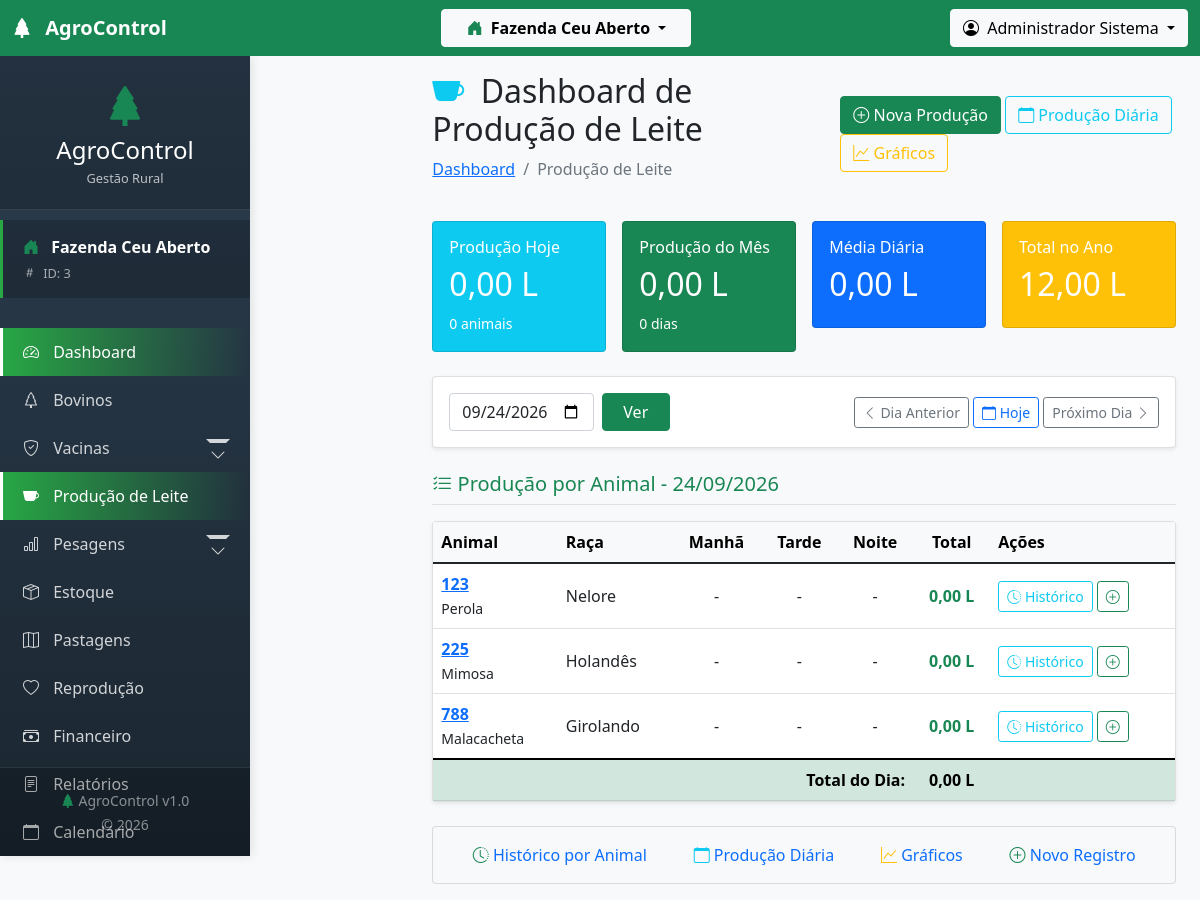
/modules/bovinos/acoes/leite/dashboard.php (signed in), run on the app's committed database.
### tables this page shows
CREATE TABLE `bovinos` (
  `id` int(11) NOT NULL AUTO_INCREMENT,
  `id_fazenda` int(11) NOT NULL,
  `id_usuario_cadastro` int(11) DEFAULT NULL,
  `id_raca` int(11) DEFAULT NULL,
  `id_situacao` int(11) DEFAULT NULL,
  `id_piquete_atual` int(11) DEFAULT NULL,
  `id_pai` int(11) DEFAULT NULL,
  `id_mae` int(11) DEFAULT NULL,
  `brinco` varchar(50) NOT NULL,
  `brinco_eletronico` varchar(50) DEFAULT NULL,
  `brinco_pai` varchar(50) DEFAULT NULL,
  `brinco_mae` varchar(50) DEFAULT NULL,
  `nome` varchar(100) DEFAULT NULL,
  `registro_abcrh` varchar(50) DEFAULT NULL,
  `registro_anc` varchar(50) DEFAULT NULL,
  `data_nascimento` date DEFAULT NULL,
  `sexo` enum('M','F') NOT NULL,
  `peso_nascimento` decimal(7,2) DEFAULT NULL,
  `peso_atual` decimal(7,2) DEFAULT NULL,
  `condicao_corporal` decimal(3,2) DEFAULT NULL,
  `cor_pelagem` varchar(50) DEFAULT NULL,
  `origem` enum('nascido','comprado','doacao','troca') DEFAULT 'nascido',
  `data_entrada` date NOT NULL,
  `valor_compra` decimal(10,2) DEFAULT NULL,
  `comprado_de` varchar(255) DEFAULT NULL,
  `nome_pai` varchar(100) DEFAULT NULL,
  `raca_pai` varchar(100) DEFAULT NULL,
  `nome_mae` varchar(100) DEFAULT NULL,
  `raca_mae` varchar(100) DEFAULT NULL,
  `data_saida` date DEFAULT NULL,
  `motivo_saida` varchar(100) DEFAULT NULL,
  `valor_venda` decimal(10,2) DEFAULT NULL,
  `observacoes` text DEFAULT NULL,
  `ativo` tinyint(1) DEFAULT 1,
  `data_cadastro` timestamp NULL DEFAULT current_timestamp(),
  `data_atualizacao` timestamp NULL DEFAULT NULL ON UPDATE current_timestamp(),
  PRIMARY KEY (`id`),
  UNIQUE KEY `unique_brinco_fazenda` (`id_fazenda`,`brinco`),
  KEY `id_raca` (`id_raca`),
  KEY `id_pai` (`id_pai`),
  KEY `id_mae` (`id_mae`),
  KEY `idx_bovinos_fazenda` (`id_fazenda`),
  KEY `idx_bovinos_situacao` (`id_situacao`),
  KEY `idx_bovinos_piquete` (`id_piquete_atual`),
  KEY `id_usuario_cadastro` (`id_usuario_cadastro`),
  CONSTRAINT `bovinos_ibfk_1` FOREIGN KEY (`id_fazenda`) REFERENCES `fazendas` (`id`) ON DELETE CASCADE,
  CONSTRAINT `bovinos_ibfk_2` FOREIGN KEY (`id_raca`) REFERENCES `racas` (`id`),
  CONSTRAINT `bovinos_ibfk_3` FOREIGN KEY (`id_situacao`) REFERENCES `situacoes` (`id`),
  CONSTRAINT `bovinos_ibfk_4` FOREIGN KEY (`id_piquete_atual`) REFERENCES `piquetes` (`id`),
  CONSTRAINT `bovinos_ibfk_5` FOREIGN KEY (`id_pai`) REFERENCES `bovinos` (`id`),
  CONSTRAINT `bovinos_ibfk_6` FOREIGN KEY (`id_mae`) REFERENCES `bovinos` (`id`),
  CONSTRAINT `bovinos_ibfk_7` FOREIGN KEY (`id_usuario_cadastro`) REFERENCES `usuarios` (`id`)
);

CREATE TABLE `racas` (
  `id` int(11) NOT NULL AUTO_INCREMENT,
  `id_fazenda` int(11) NOT NULL,
  `nome_raca` varchar(100) NOT NULL,
  `tipo` enum('corte','leite','misto','trabalho') NOT NULL,
  `origem` varchar(100) DEFAULT NULL,
  `porte` enum('pequeno','medio','grande') DEFAULT 'medio',
  `peso_medio_adulto` decimal(7,2) DEFAULT NULL,
  `descricao` text DEFAULT NULL,
  `data_cadastro` timestamp NULL DEFAULT current_timestamp(),
  PRIMARY KEY (`id`),
  UNIQUE KEY `unique_raca_fazenda` (`id_fazenda`,`nome_raca`),
  CONSTRAINT `racas_ibfk_1` FOREIGN KEY (`id_fazenda`) REFERENCES `fazendas` (`id`) ON DELETE CASCADE
);

### config/tenant.php (called while the page is built, shortened)
<?php
require_once __DIR__ . '/database.php';
class TenantManager {
    public static function getActiveFarmId() {
        return $_SESSION['fazenda_ativa_id'] ?? null;
    }
    public static function addTenantFilter($tableAlias = '') {
        $farmId = self::getActiveFarmId();
        if ($tableAlias) {
            return " $tableAlias.id_fazenda = $farmId ";
        }
        return " id_fazenda = $farmId ";
    }
}
function getActiveFarmId() {
    return TenantManager::getActiveFarmId();
}
?>

### config/database.php (called while the page is built, shortened)
<?php
$conn = new mysqli(DB_HOST, DB_USER, DB_PASSWORD, DB_NAME);
$conn->set_charset("utf8");
function executeQuery($sql) {
    global $conn;
    $result = $conn->query($sql);
    return $result;
}
?>

### modules/bovinos/acoes/leite/dashboard.php (the view, shortened to what this page needs)
<?php
require_once '../../../../config/database.php';
require_once '../../../../config/tenant.php';
$data = isset($_GET['data']) ? $_GET['data'] : date('Y-m-d');
$data_ontem = date('Y-m-d', strtotime($data . ' -1 day'));
$data_amanha = date('Y-m-d', strtotime($data . ' +1 day'));
$sqlTotalDia = "SELECT
                    COALESCE(SUM(pl.quantidade_litros), 0) as total_dia,
                    COUNT(DISTINCT pl.id_bovino) as animais_em_producao,
                    COUNT(pl.id) as total_registros,
                    AVG(pl.quantidade_litros) as media_por_registro
                FROM producao_leite pl
                JOIN bovinos b ON pl.id_bovino = b.id
                WHERE " . TenantManager::addTenantFilter('b') . "
                AND pl.data_producao = '$data'";
$resultTotalDia = executeQuery($sqlTotalDia);
$totalDia = $resultTotalDia->fetch_assoc();
$inicioMes = date('Y-m-01', strtotime($data));
$fimMes = date('Y-m-t', strtotime($data));
$sqlMes = "SELECT
                COALESCE(SUM(pl.quantidade_litros), 0) as total_mes,
                COUNT(DISTINCT pl.data_producao) as dias_com_producao
           FROM producao_leite pl
           JOIN bovinos b ON pl.id_bovino = b.id
           WHERE " . TenantManager::addTenantFilter('b') . "
           AND pl.data_producao BETWEEN '$inicioMes' AND '$fimMes'";
$resultMes = executeQuery($sqlMes);
$producaoMes = $resultMes->fetch_assoc();
$sqlAno = "SELECT COALESCE(SUM(pl.quantidade_litros), 0) as total_ano
           FROM producao_leite pl
           JOIN bovinos b ON pl.id_bovino = b.id
           WHERE " . TenantManager::addTenantFilter('b') . "
           AND YEAR(pl.data_producao) = YEAR(CURDATE())";
$resultAno = executeQuery($sqlAno);
$totalAno = $resultAno->fetch_assoc()['total_ano'];
$sqlAnimaisDia = "SELECT
                    b.id,
                    b.brinco,
                    b.nome,
                    r.nome_raca,
                    COALESCE(SUM(CASE WHEN pl.turno = 'manha' THEN pl.quantidade_litros ELSE 0 END), 0) as manha,
                    COALESCE(SUM(CASE WHEN pl.turno = 'tarde' THEN pl.quantidade_litros ELSE 0 END), 0) as tarde,
                    COALESCE(SUM(CASE WHEN pl.turno = 'noite' THEN pl.quantidade_litros ELSE 0 END), 0) as noite,
                    COALESCE(SUM(pl.quantidade_litros), 0) as total
                FROM bovinos b
                LEFT JOIN racas r ON b.id_raca = r.id
                LEFT JOIN producao_leite pl ON b.id = pl.id_bovino AND pl.data_producao = '$data'
                WHERE " . TenantManager::addTenantFilter('b') . "
                AND b.sexo = 'F' AND b.ativo = 1
                GROUP BY b.id
                ORDER BY total DESC, b.brinco ASC";
$animaisDia = executeQuery($sqlAnimaisDia);
include '../../../../includes/header.php';
include '../../../../includes/sidebar.php';
?>
<main class="col-lg-10 ms-auto px-4 py-3">
    <div class="d-flex justify-content-between align-items-center mb-4">
        <div>
            <h1 class="h2">
                <i class="bi bi-cup-fill me-2 text-info"></i>
                Dashboard de Produção de Leite
            </h1>
            <nav aria-label="breadcrumb">
                <ol class="breadcrumb">
                    <li class="breadcrumb-item"><a href="../../../dashboard/index.php">Dashboard</a></li>
                    <li class="breadcrumb-item active">Produção de Leite</li>
                </ol>
            </nav>
        </div>
        <div>
            <a href="cadastrar.php" class="btn btn-success">
                <i class="bi bi-plus-circle"></i> Nova Produção
            </a>
            <a href="diario.php" class="btn btn-outline-info">
                <i class="bi bi-calendar"></i> Produção Diária
            </a>
            <a href="graficos.php" class="btn btn-outline-warning">
                <i class="bi bi-graph-up"></i> Gráficos
            </a>
        </div>
    </div>
    <div class="row g-3 mb-4">
        <div class="col-md-3">
            <div class="card bg-info text-white">
                <div class="card-body">
                    <h6>Produção Hoje</h6>
                    <h2><?php echo number_format($totalDia['total_dia'] ?? 0, 2, ',', '.'); ?> L</h2>
                    <small><?php echo $totalDia['animais_em_producao'] ?? 0; ?> animais</small>
                </div>
            </div>
        </div>
        <div class="col-md-3">
            <div class="card bg-success text-white">
                <div class="card-body">
                    <h6>Produção do Mês</h6>
                    <h2><?php echo number_format($producaoMes['total_mes'] ?? 0, 2, ',', '.'); ?> L</h2>
                    <small><?php echo $producaoMes['dias_com_producao'] ?? 0; ?> dias</small>
                </div>
            </div>
        </div>
        <div class="col-md-3">
            <div class="card bg-primary text-white">
                <div class="card-body">
                    <h6>Média Diária</h6>
                    <?php
                    $mediaDiaria = ($producaoMes['dias_com_producao'] ?? 0) > 0
                        ? ($producaoMes['total_mes'] ?? 0) / $producaoMes['dias_com_producao']
                        : 0;
                    ?>
                    <h2><?php echo number_format($mediaDiaria, 2, ',', '.'); ?> L</h2>
                </div>
            </div>
        </div>
        <div class="col-md-3">
            <div class="card bg-warning text-white">
                <div class="card-body">
                    <h6>Total no Ano</h6>
                    <h2><?php echo number_format($totalAno, 2, ',', '.'); ?> L</h2>
                </div>
            </div>
        </div>
    </div>
    <div class="card shadow-sm mb-4">
        <div class="card-body">
            <div class="row align-items-center">
                <div class="col-md-4">
                    <form method="GET" action="" class="row g-2">
                        <div class="col-8">
                            <input type="date" class="form-control" name="data" value="<?php echo $data; ?>">
                        </div>
                        <div class="col-4">
                            <button type="submit" class="btn btn-success w-100">Ver</button>
                        </div>
                    </form>
                </div>
                <div class="col-md-8 text-end">
                    <a href="?data=<?php echo $data_ontem; ?>" class="btn btn-outline-secondary btn-sm">
                        <i class="bi bi-chevron-left"></i> Dia Anterior
                    </a>
                    <a href="?data=<?php echo date('Y-m-d'); ?>" class="btn btn-outline-primary btn-sm">
                        <i class="bi bi-calendar"></i> Hoje
                    </a>
                    <a href="?data=<?php echo $data_amanha; ?>" class="btn btn-outline-secondary btn-sm">
                        Próximo Dia <i class="bi bi-chevron-right"></i>
                    </a>
                </div>
            </div>
        </div>
    </div>
    <h5 class="text-success border-bottom pb-2 mb-3">
        <i class="bi bi-list-check"></i> Produção por Animal - <?php echo date('d/m/Y', strtotime($data)); ?>
    </h5>
    <div class="card shadow-sm mb-4">
        <div class="card-body p-0">
            <?php if ($animaisDia && $animaisDia->num_rows > 0): ?>
            <div class="table-responsive">
                <table class="table table-hover align-middle mb-0">
                    <thead class="table-light">
                        <tr>
                            <th>Animal</th>
                            <th>Raça</th>
                            <th class="text-center">Manhã</th>
                            <th class="text-center">Tarde</th>
                            <th class="text-center">Noite</th>
                            <th class="text-center">Total</th>
                            <th>Ações</th>
                        </tr>
                    </thead>
                    <tbody>
                        <?php while ($animal = $animaisDia->fetch_assoc()): ?>
                        <tr>
                            <td>
                                <a href="index.php?bovino_id=<?php echo $animal['id']; ?>">
                                    <strong><?php echo $animal['brinco']; ?></strong>
                                </a>
                                <?php if ($animal['nome']): ?>
                                    <br><small><?php echo $animal['nome']; ?></small>
                                <?php endif; ?>
                            </td>
                            <td><?php echo $animal['nome_raca'] ?: '-'; ?></td>
                            <td class="text-center">
                                <?php if ($animal['manha'] > 0): ?>
                                    <span class="badge bg-warning"><?php echo number_format($animal['manha'], 2, ',', '.'); ?> L</span>
                                <?php else: ?>
                                    -
                                <?php endif; ?>
                            </td>
                            <td class="text-center">
                                <?php if ($animal['tarde'] > 0): ?>
                                    <span class="badge bg-info"><?php echo number_format($animal['tarde'], 2, ',', '.'); ?> L</span>
                                <?php else: ?>
                                    -
                                <?php endif; ?>
                            </td>
                            <td class="text-center">
                                <?php if ($animal['noite'] > 0): ?>
                                    <span class="badge bg-secondary"><?php echo number_format($animal['noite'], 2, ',', '.'); ?> L</span>
                                <?php else: ?>
                                    -
                                <?php endif; ?>
                            </td>
                            <td class="text-center">
                                <strong class="text-success"><?php echo number_format($animal['total'], 2, ',', '.'); ?> L</strong>
                            </td>
                            <td>
                                <a href="index.php?bovino_id=<?php echo $animal['id']; ?>" class="btn btn-sm btn-outline-info">
                                    <i class="bi bi-clock-history"></i> Histórico
                                </a>
                                <a href="cadastrar.php?bovino_id=<?php echo $animal['id']; ?>" class="btn btn-sm btn-outline-success">
                                    <i class="bi bi-plus-circle"></i>
                                </a>
                            </td>
                        </tr>
                        <?php endwhile; ?>
                    </tbody>
                    <tfoot class="table-success">
                        <tr>
                            <td colspan="5" class="text-end"><strong>Total do Dia:</strong></td>
                            <td class="text-center"><strong><?php echo number_format($totalDia['total_dia'] ?? 0, 2, ',', '.'); ?> L</strong></td>
                            <td></td>
                        </tr>
                    </tfoot>
                </table>
            </div>
            <?php endif; ?>
        </div>
    </div>
    <div class="row">
        <div class="col-12">
            <div class="card bg-light">
                <div class="card-body">
                    <div class="d-flex justify-content-around flex-wrap">
                        <a href="index.php" class="text-decoration-none">
                            <i class="bi bi-clock-history text-success"></i> Histórico por Animal
                        </a>
                        <a href="diario.php" class="text-decoration-none">
                            <i class="bi bi-calendar text-info"></i> Produção Diária
                        </a>
                        <a href="graficos.php" class="text-decoration-none">
                            <i class="bi bi-graph-up text-warning"></i> Gráficos
                        </a>
                        <a href="cadastrar.php" class="text-decoration-none">
                            <i class="bi bi-plus-circle text-success"></i> Novo Registro
                        </a>
                    </div>
                </div>
            </div>
        </div>
    </div>
</main>
<?php include '../../../../includes/footer.php'; ?>

### data on the page
bovinos: brinco "123", nome "Perola", id_raca.nome_raca "Nelore", total "0,00"
bovinos: brinco "225", nome "Mimosa", id_raca.nome_raca "Holandês", total "0,00"
bovinos: brinco "788", nome "Malacacheta", id_raca.nome_raca "Girolando", total "0,00"

### other printed values
$activeFarmName "Fazenda Ceu Aberto"
$_SESSION['usuario_nome'] "Administrador Sistema"
TenantManager::getActiveFarmName() "Fazenda Ceu Aberto"
$farmId "3"
$totalDia['total_dia'] "0,00"
$totalDia['animais_em_producao'] "0"
$producaoMes['total_mes'] "0,00"
$producaoMes['dias_com_producao'] "0"
$mediaDiaria "0,00"
$totalAno "12,00"
date('d/m/Y', strtotime($data)) "24/09/2026"
